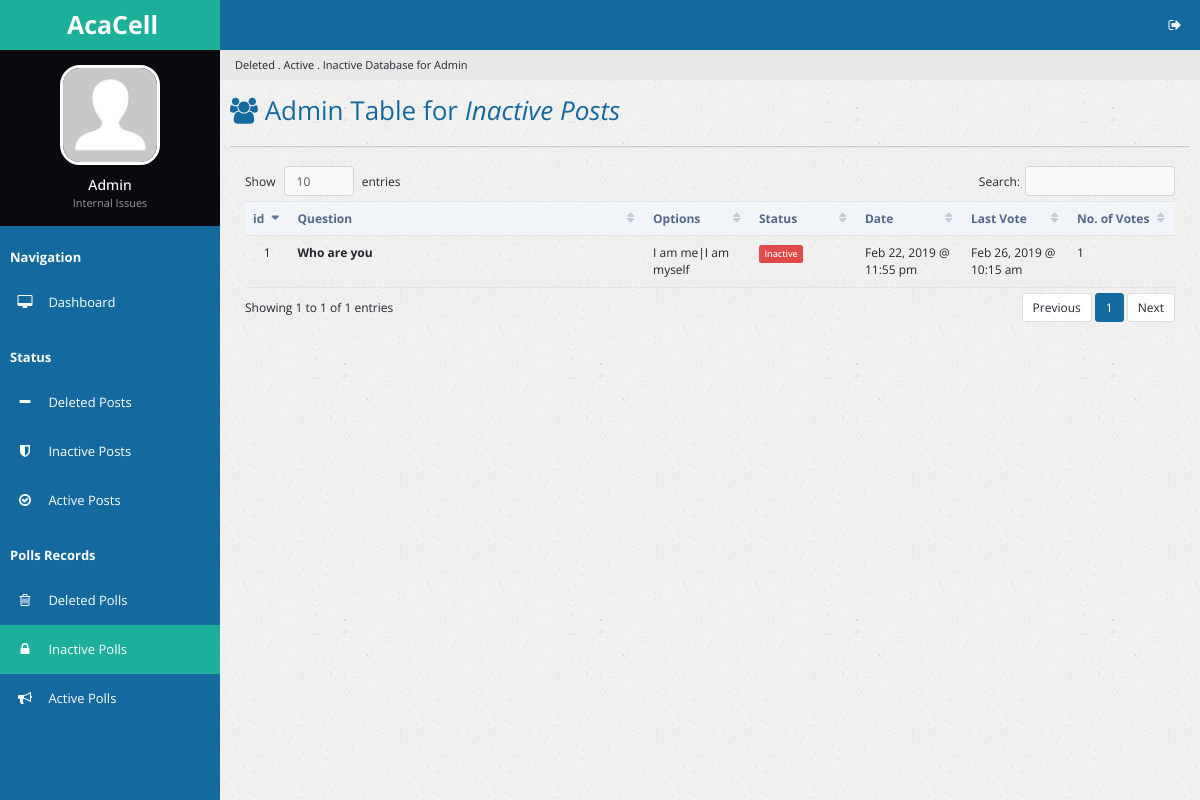
/inactpolls.php, run on an earlier commit of the app's database.
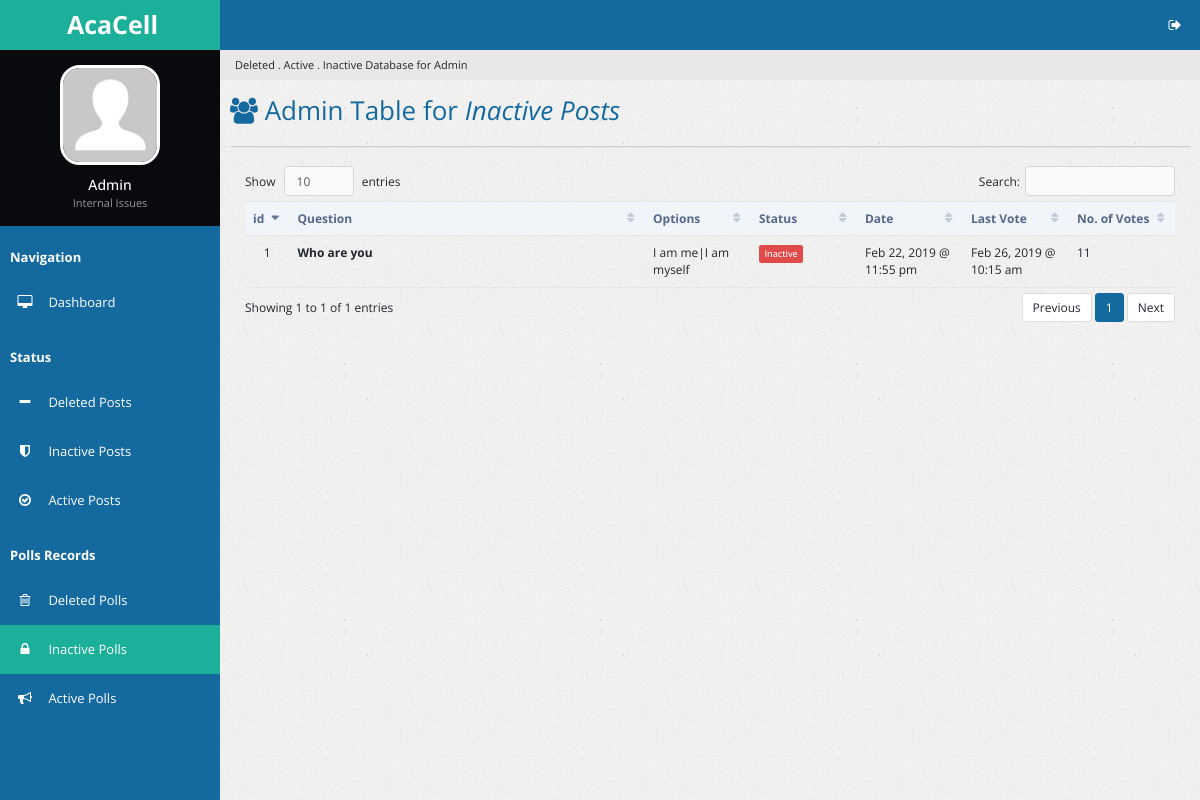
And on a later commit of the database.
### tables this page shows
CREATE TABLE `poll` (
  `p_id` int(11) NOT NULL,
  `p_question` text NOT NULL,
  `p_date` double NOT NULL,
  `p_options` varchar(250) NOT NULL,
  `p_votes` varchar(250) NOT NULL DEFAULT '0',
  `p_number_options` tinyint(3) NOT NULL,
  `p_timeout` double DEFAULT NULL,
  `p_voters` int(11) DEFAULT '0',
  `p_last_vote_date` double DEFAULT '0'
);

### inactpolls.php (the view, shortened to what the changed rows need)
<?php
  include 'handlers/dbcon.php';
  $curr_time = time();
?>
<!DOCTYPE html>
<html lang="en">
<head>
        <link rel="stylesheet" type="text/css" id="theme" href="css/theme-default.css"/>
    </head>
    <body>
        <div class="page-container">
            <div class="page-content">
                <div class="page-title">
                    <h2><span class="fa fa-users"></span> Admin Table for <i>Inactive Posts</b></i></h2>
                </div>
                <div class="page-content-wrap">
                    <div class="row">
                        <div class="col-md-12">
                                <div class="panel-body">
                                    <table id="customers2" class="table datatable">
                                        <thead>
                                          <tr>
                                            <th width="50">id</th>
                                            <th width="300">Question</th>
                                            <th width="100">Options</th>
                                            <th width="100">Status</th>
                                            <th width="100">Date</th>
                                            <th width="100">Last Vote</th>
                                            <th width="100">No. of Votes</th>
                                          </tr>
                                        </thead>
                                        <tbody>
                                          <?php
                                            $sql_delpolldisplay = "SELECT * FROM poll WHERE p_timeout < $curr_time ORDER BY p_date DESC";
                                            $success_delpolldisplay = mysqli_query($link, $sql_delpolldisplay);
                                            if ($success_delpolldisplay->num_rows > 0) {
                                              $i = 1;
                                              while($rows = $success_delpolldisplay->fetch_assoc()){
                                          ?>
                                                <tr id="trow<?php echo $rows['p_id']; ?>">
                                                  <td class="text-center"> <?php echo $i; ?> </td>
                                                  <td><strong><?php echo $rows['p_question']; ?></strong></td>
                                                  <td><?php echo $rows['p_options']; ?></td>
                                                  <td><?php echo "<span class='label label-danger'>Inactive</span>";?></td>
                                                  <td><?php echo date("M d, Y @ h:i a", $rows['p_date']); ?></td>
                                                  <td><?php echo date("M d, Y @ h:i a", $rows['p_last_vote_date']); ?></td>
                                                  <td><?php echo $rows['p_voters']; ?></td>
                                                </tr>
                                          <?php
                                            $i++;
                                                }
                                              }
                                          ?>
                                            </tbody>
                                    </table>
                                </div>
                            </div>
                        </div>
                    </div>
                </div>
            </div>
    </body>
</html>

What changed in the data, as far as the page shows it:
changed poll "Who are you": p_voters "1" → "11"
